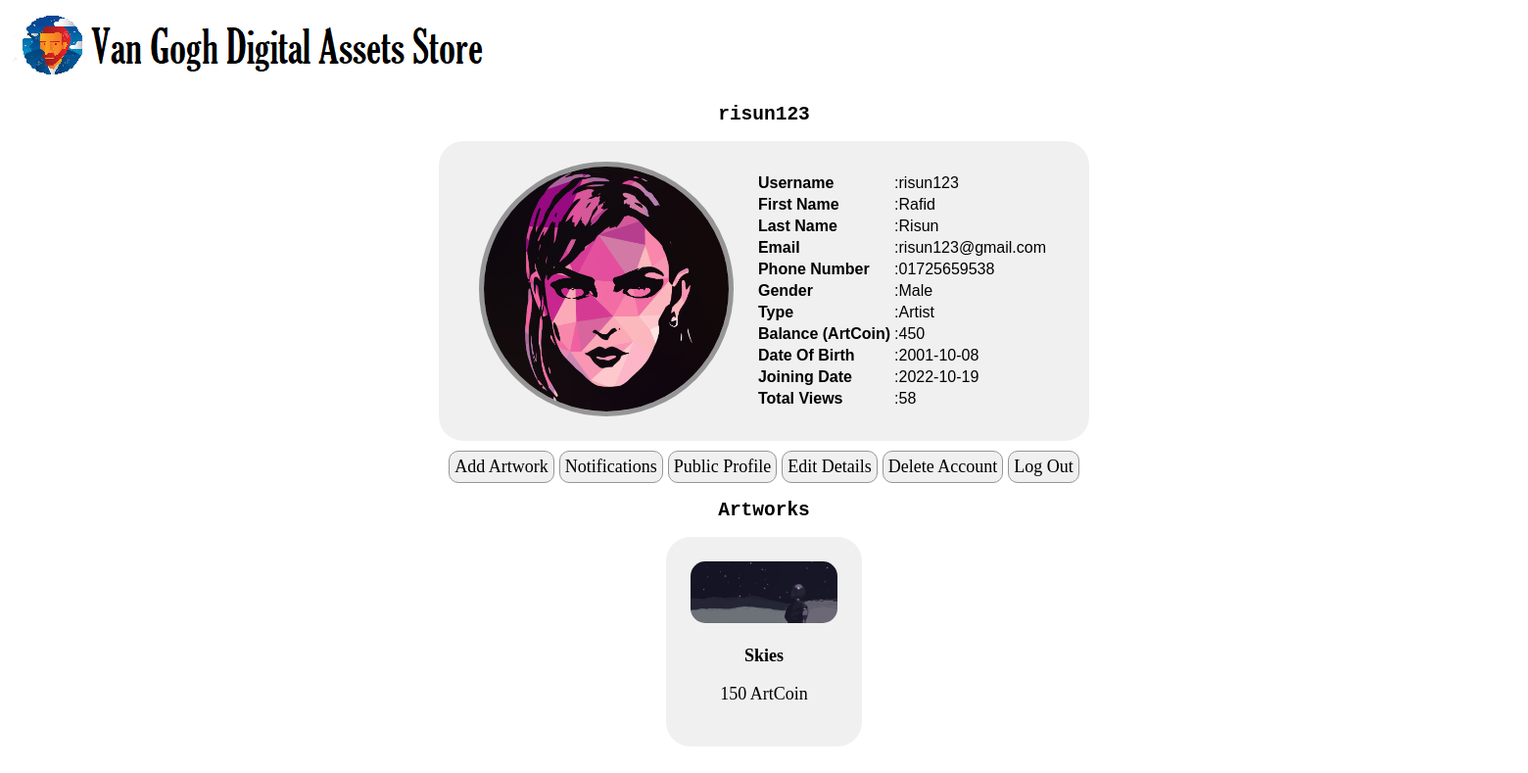
The app's page /digitalArtMarketPlace/views/user.php (signed in) with its own data.
### tables this page shows
CREATE TABLE `users` (
  `userName` varchar(50) NOT NULL,
  `firstName` varchar(50) NOT NULL,
  `lastName` varchar(50) NOT NULL,
  `phoneNumber` varchar(50) NOT NULL,
  `email` varchar(50) NOT NULL,
  `gender` varchar(50) NOT NULL,
  `dateOfBirth` date NOT NULL,
  `joiningDate` date NOT NULL,
  `balance` int(11) NOT NULL DEFAULT 0,
  `type` varchar(50) NOT NULL,
  `profilePicture` varchar(50) NOT NULL,
  `totalViews` int(11) NOT NULL DEFAULT 0,
  `password` varchar(100) NOT NULL,
  `TransactionType` text NOT NULL
);

CREATE TABLE `artworks` (
  `artworkName` varchar(100) NOT NULL,
  `description` varchar(500) NOT NULL,
  `artistName` varchar(100) NOT NULL,
  `ownerName` varchar(100) NOT NULL,
  `price` int(11) NOT NULL,
  `image` varchar(100) NOT NULL,
  `views` int(11) NOT NULL,
  `id` varchar(100) NOT NULL,
  `purchaseAble` varchar(5) NOT NULL,
  `addingDate` date NOT NULL
);

### digitalArtMarketPlace/models/userModel.php (called while the page is built, shortened)
<?php
    function getUser($userName){
        $con = getConnection();
        $sql = "select * from Users where userName='{$userName}'";
        $result = mysqli_query($con, $sql);
        $user = mysqli_fetch_assoc($result);
        return $user;
    }
?>

### digitalArtMarketPlace/models/artworkModel.php (called while the page is built, shortened)
<?php
    function getUserArtworks($ownerName){
        $con = getConnection();
        $sql = "select * from Artworks where ownerName='{$ownerName}'";
        $result = mysqli_query($con, $sql);
        return $result;
    }
?>

### digitalArtMarketPlace/views/user.php (the view, shortened to what this page needs)
<?php
    require_once('../models/userModel.php');
    require_once('../models/artworkModel.php');
    $userName = $_SESSION['currentUserName'];
    $user = getUser($userName);
    $artworks = getUserArtworks($userName);
?>
<!DOCTYPE html>
<html lang="en">
<head>
    <link rel="stylesheet" href="../assets/styles/style.css">
</head>
<body>
    <center>
    <table width="100%">
                <tr>
                    <td colspan="8"><a href=homepage.php><img src="../assets/head.PNG"></a></td>
                </tr>
            </table>
        <table>
        <h2><?php echo $user['userName'] ?></h2>
    </center>
    <center>
            <table class="userInfoCard generalText" >
            <tr>
                <td>
                    <img class="profilePicture" src="<?php echo $user['profilePicture'] ?>" alt=""> <br>
                </td>
                <td>
                    <table >
                    <tr>
                        <td><b>Username</b></td>
                        <td>:<?php echo $user['userName'] ?></td>
                    </tr>
                    <tr>
                        <td><b>First Name</b></td>
                        <td>:<?php echo $user['firstName'] ?></td>
                    </tr>
                    <tr>
                        <td><b>Last Name</b></td>
                        <td>:<?php echo $user['lastName'] ?></td>
                    </tr>
                    <tr>
                        <td><b>Email</b></td>
                        <td>:<?php echo $user['email'] ?></td>
                    </tr>
                    <tr>
                        <td><b>Phone Number</b></td>
                        <td>:<?php echo $user['phoneNumber'] ?></td>
                    </tr>
                    <tr>
                        <td><b>Gender</b></td>
                        <td>:<?php echo $user['gender'] ?></td>
                    </tr>
                    <tr>
                        <td><b>Type</b></td>
                        <td>:<?php echo $user['type'] ?></td>
                    </tr>
                    <tr>
                        <td><b>Balance (ArtCoin)</b></td>
                        <td>:<?php echo $user['balance'] ?></td>
                    </tr>
                    <tr>
                        <td><b>Date Of Birth</b></td>
                        <td>:<?php echo $user['dateOfBirth'] ?></td>
                    </tr>
                    <tr>
                        <td><b>Joining Date</b></td>
                        <td>:<?php echo $user['joiningDate'] ?></td>
                    </tr>
                    <?php if($user['type'] == "Artist") { ?>
                    <tr>
                        <td><b>Total Views</b></td>
                        <td>:<?php echo $user['totalViews'] ?></td>
                    </tr>
                    <?php }?>
                    </table>
                </td>
                </tr>
            </table>
            <table class="buttonsContainer">
                <tr>
                    <td class="button">
                        <?php if($user['type'] == "Artist") { ?>
                            <a href="addArtwork.php">
                                Add Artwork
                            </a>
                        <?php }?>
                    </td>
                    <td class="button">
                        <a href="notifications.php">
                            Notifications
                        </a>
                    </td>
                    <td class="button">
                        <a href="profile.php?userName=<?php echo $user['userName'] ?>">
                            Public Profile
                        </a>
                    </td>
                    <td class="button">
                        <a href="editUser.php">
                            Edit Details
                        </a>
                    </td>
                    <td class="button">
                        <a href="deleteUser.php">
                            Delete Account
                        </a>
                    </td>
                    <td class="button">
                        <a href="../controllers/logout.php">
                            Log Out
                        </a>
                    </td>
                </tr>
            </table>
</center>
<center>
    <h2>Artworks</h2>
</center>
<center>
    <table class="artworksContainer">
        <tr>
            <?php while($artwork = mysqli_fetch_assoc($artworks)){ ?>
            <td class="artworkCard">
                <a href="artwork.php?id=<?php echo $artwork['id']?>">
                    <img class="artwork" src="<?php echo $artwork['image'] ?>" alt="" >
                    <p><center><b> <?php echo $artwork['artworkName'] ?> </b></center> </p>
                    <p><center> <?php echo $artwork['price'] ?> ArtCoin </center></p>
                </a>
            </td>
            <?php   }?>
        </tr>
    </table>
</center>
</body>
</html>

### digitalArtMarketPlace/assets/styles/style.css (style rules this page uses)
.profilePicture { border-radius: 50%; border: 5px solid rgb(150, 150, 150); width: 250px; }
.artwork { border-radius: 15px; width: 150px; }
.artworksContainer { border-spacing: 20px 0px; }
.artworkCard { border-radius: 25px; background-color: rgb(241, 240, 240); padding: 25px; }
.userInfoCard { border-radius: 25px; background-color: rgb(241, 240, 240); padding: 20px; border-spacing: 20px 0px; }
.buttonsContainer { margin: 10px; border-spacing: 5px 0px; }
.button { border-radius: 10px; background-color: rgb(241, 240, 240); padding: 5px; border: 1px solid rgb(150, 150, 150); }
.generalText { font-family: sans-serif; }
h2 { font-family: monospace; }
a { text-decoration: none; color: black; font-size: large; }

### records on screen
users: userName "risun123", profilePicture (picture), firstName "Rafid", lastName "Risun", email "risun123@gmail.com", phoneNumber "01725659538", gender "Male", type "Artist", balance "450", dateOfBirth "2001-10-08", joiningDate "2022-10-19", totalViews "58"
artworks: image (picture), artworkName "Skies", price "150"
